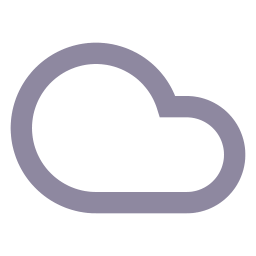
#> input picture weave/결선준비/통합본_Claude/assets/apx/ic-cloud.png, 256 x 256 px
$ python -i next_assets.py   (imports and definitions only)
#> lines starting #> are read from the running program, lines starting #| are printed output that depends on the picture
#!/usr/bin/env python3
"""'앞으로의 Weave' 장(next_new.py)에 쓰는 그림을 만든다 → assets/next/

  python -I tools/next_assets.py --src <받아 둔 원본 폴더>

원본(저장소에는 넣지 않음)
- note_<이름>.png   서툰 손그림과 손글씨(흰 바탕, 검정 펜). codex 이미지 생성으로 만든 것 → 흰 바탕을 투명으로, 잉크는 한 가지 검정으로, 그림과 글씨의 테두리에 맞춰 잘라 냄
- photo_<이름>.png  그 손그림으로 찾는 사진(codex 이미지 생성) → 카드의 사진 칸 비율로 잘라 jpg로
- bixby_512.png, music_512.png (Galaxy Store의 Bixby, Samsung Music 앱 아이콘), smartthings_512.png (Google Play의 SmartThings 앱 아이콘) → 128px. SmartThings는 네모 그림이라 모서리를 둥글림
- lucide/<이름>.svg   Lucide(ISC)의 기기 선 그림 → assets/src/icons_next.html에 옮겨 적고 assets/next/ic-<이름>.png로 찍음
- emoji_u1f622.png  Noto Emoji(github.com/googlefonts/noto-emoji의 2D/png/512, Apache-2.0)의 우는 얼굴 → 128px. 카카오톡 말끝에 붙는 이모지
"""
import argparse
from pathlib import Path

import numpy as np
from PIL import Image, ImageDraw, ImageFilter

HERE = Path(__file__).resolve().parent.parent
DST = HERE / 'assets' / 'next'
INK = (28, 26, 36)                  # 손그림과 손글씨의 색(덱의 글자색)
THICK = 5                           # 손그림 선을 굵히는 정도(원본 px, 홀수)
CARD_AR = 248 / 124                 # 카드 속 사진 칸의 가로 ÷ 세로
PHOTO_AR = {'family': 16 / 9}        # 사진마다 자를 비율이 다르면 여기에(없으면 카드 속 사진 칸 248 : 112)
PHOTO_FOCUS = {'light': (0.5, 0.50), 'wind': (0.5, 0.42), 'tree': (0.5, 0.72), 'rock': (0.5, 0.52), 'family': (0.5, 0.56)}      # 잘라 낼 때 남길 가운데(가로, 세로 비율)


# [24 lines left out: functions note, photo, not called in this run]


def icon(src, dst, size=128, round_k=None):
#> called with src = '../assets/apx/ic-cloud.png', dst = 'out.png', size = 128
    im = Image.open(src).convert('RGBA').resize((size * 4, size * 4), Image.LANCZOS)
    if round_k:
        m = Image.new('L', im.size, 0)
        ImageDraw.Draw(m).rounded_rectangle((0, 0, im.width - 1, im.height - 1), radius=round(im.width * round_k), fill=255)
        im.putalpha(m)
    im.resize((size, size), Image.LANCZOS).save(dst, optimize=True)
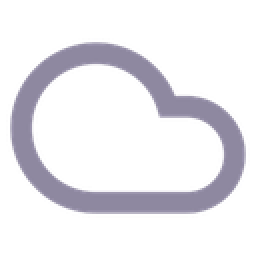
#> saved as out.png: PIL image 128x128 RGBA (shown 2 times larger); mean R, G, B, A 36.3, 34.8, 40.8, 49; transparent parts drawn white
#> (the run stopped early here; a loop or call above may not have finished)

$ run again, on weave/결선준비/통합본_Claude/assets/hook/screens/find.jpg
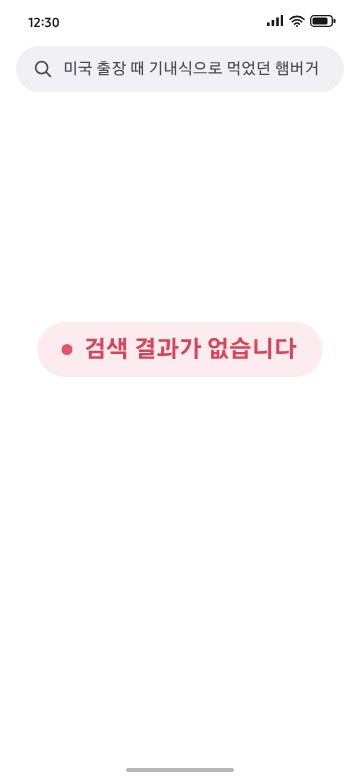
#> input picture weave/결선준비/통합본_Claude/assets/hook/screens/find.jpg, 360 x 780 px
#> in icon, `im = Image.open(src).convert('RGBA').resize((size * 4, size * 4), Imag..`:
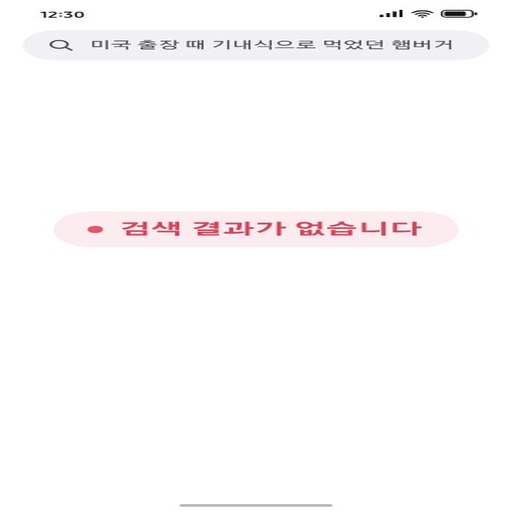
#> im: PIL image 512x512 RGBA; mean R, G, B, A 252.7, 251.1, 251.6, 255
#> in icon, `im.resize((size, size), Image.LANCZOS).save(dst, optimize=True)`:
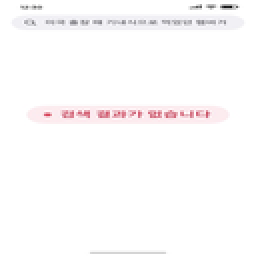
#> saved as out.png: PIL image 128x128 RGBA (shown 2 times larger); mean R, G, B, A 252.6, 251, 251.5, 255
